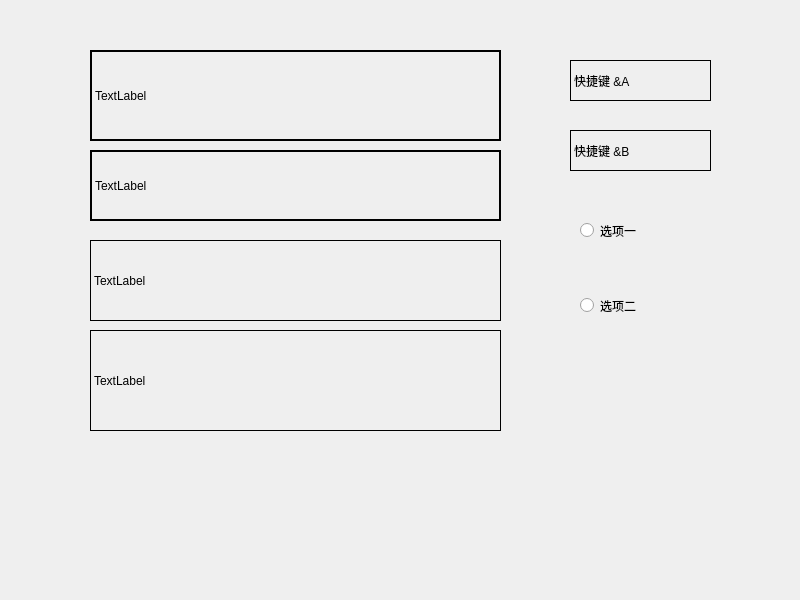
<?xml version="1.0" encoding="UTF-8"?>
<ui version="4.0">
 <class>Widget</class>
 <widget class="QWidget" name="Widget">
  <property name="geometry">
   <rect>
    <x>0</x>
    <y>0</y>
    <width>800</width>
    <height>600</height>
   </rect>
  </property>
  <property name="windowTitle">
   <string>Widget</string>
  </property>
  <widget class="QLabel" name="label">
   <property name="geometry">
    <rect>
     <x>90</x>
     <y>50</y>
     <width>411</width>
     <height>91</height>
    </rect>
   </property>
   <property name="frameShape">
    <enum>QFrame::WinPanel</enum>
   </property>
   <property name="text">
    <string>TextLabel</string>
   </property>
  </widget>
  <widget class="QLabel" name="label_2">
   <property name="geometry">
    <rect>
     <x>90</x>
     <y>150</y>
     <width>411</width>
     <height>71</height>
    </rect>
   </property>
   <property name="frameShape">
    <enum>QFrame::WinPanel</enum>
   </property>
   <property name="text">
    <string>TextLabel</string>
   </property>
  </widget>
  <widget class="QLabel" name="label_3">
   <property name="geometry">
    <rect>
     <x>90</x>
     <y>240</y>
     <width>411</width>
     <height>81</height>
    </rect>
   </property>
   <property name="frameShape">
    <enum>QFrame::Box</enum>
   </property>
   <property name="text">
    <string>TextLabel</string>
   </property>
  </widget>
  <widget class="QLabel" name="label_4">
   <property name="geometry">
    <rect>
     <x>90</x>
     <y>330</y>
     <width>411</width>
     <height>101</height>
    </rect>
   </property>
   <property name="frameShape">
    <enum>QFrame::Box</enum>
   </property>
   <property name="text">
    <string>TextLabel</string>
   </property>
  </widget>
  <widget class="QLabel" name="label_5">
   <property name="geometry">
    <rect>
     <x>570</x>
     <y>60</y>
     <width>141</width>
     <height>41</height>
    </rect>
   </property>
   <property name="frameShape">
    <enum>QFrame::Box</enum>
   </property>
   <property name="text">
    <string>快捷键 &amp;A</string>
   </property>
  </widget>
  <widget class="QLabel" name="label_6">
   <property name="geometry">
    <rect>
     <x>570</x>
     <y>130</y>
     <width>141</width>
     <height>41</height>
    </rect>
   </property>
   <property name="frameShape">
    <enum>QFrame::Box</enum>
   </property>
   <property name="text">
    <string>快捷键 &amp;B</string>
   </property>
  </widget>
  <widget class="QRadioButton" name="radioButton">
   <property name="geometry">
    <rect>
     <x>580</x>
     <y>210</y>
     <width>131</width>
     <height>41</height>
    </rect>
   </property>
   <property name="text">
    <string>选项一</string>
   </property>
  </widget>
  <widget class="QRadioButton" name="radioButton_2">
   <property name="geometry">
    <rect>
     <x>580</x>
     <y>270</y>
     <width>151</width>
     <height>71</height>
    </rect>
   </property>
   <property name="text">
    <string>选项二</string>
   </property>
  </widget>
 </widget>
 <resources/>
 <connections/>
</ui>
